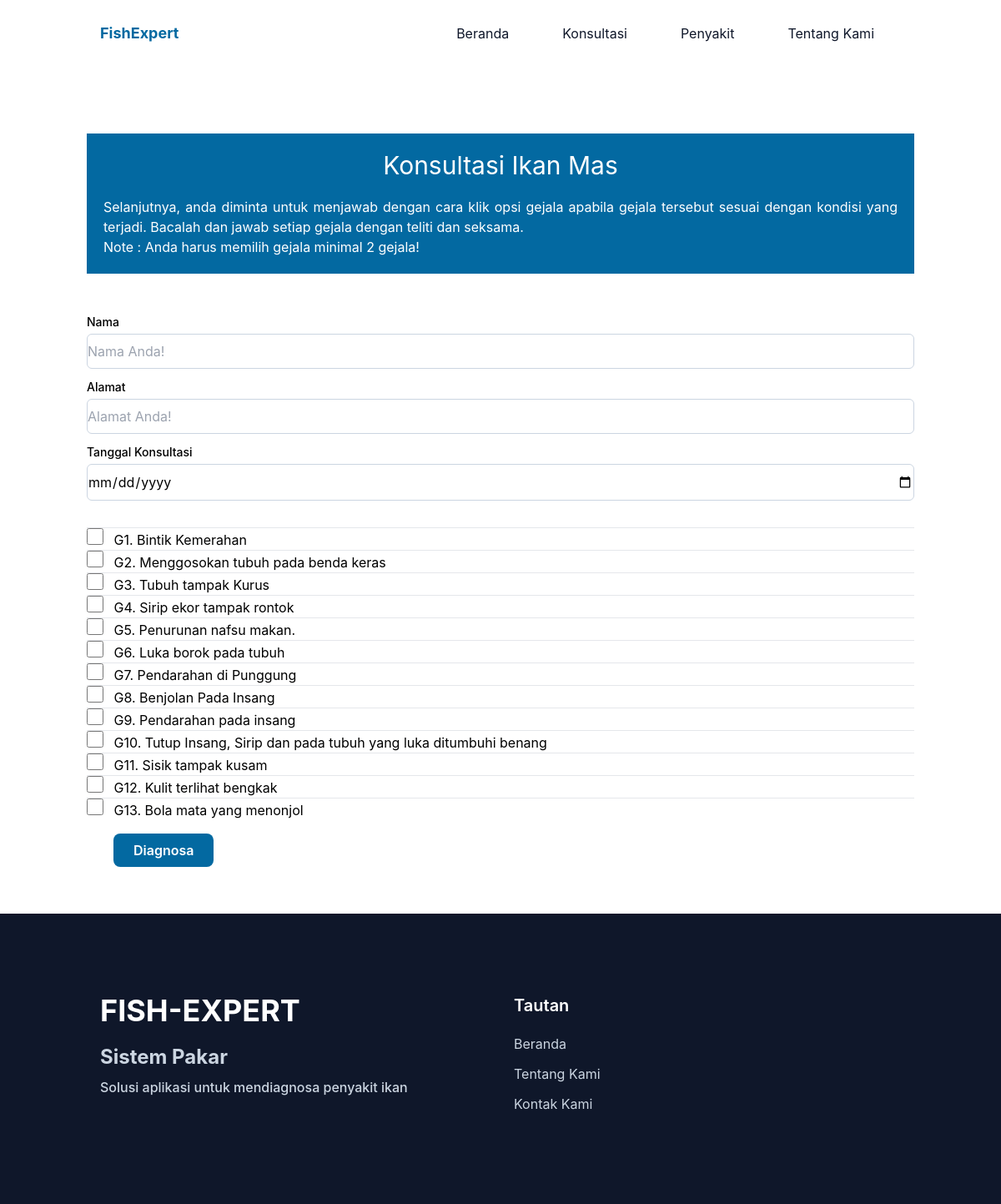
The page /konsultasi.php on the database its author committed.
### tables this page shows
CREATE TABLE `tb_gejala` (
  `id` int(11) NOT NULL,
  `kdgejala` varchar(3) DEFAULT NULL,
  `gejala` text DEFAULT NULL
);

### konsultasi.php (the view, shortened to what this page needs)
<!DOCTYPE html>
<html lang="en" class="scroll-smooth">
<head>
  <link href="dist/output.css" rel="stylesheet" />
</head>
<body>
  <header class="bg-transparent absolute top-0 left-0 w-full flex items-center z-10">
    <div class="container">
      <div class="flex items-center justify-between relative">
        <div class="px-4">
          <a href="./index.php" class="font-bold text-lg text-primary block py-6">FishExpert</a>
        </div>
        <div class="flex items-center px-4">
          <nav id="nav-menu" class="hidden absolute py-5 bg-white shadow-lg rounded-lg max-w-[250px] w-full right-4 top-full lg:block lg:static lg:bg-transparent lg:max-w-full lg:shadow-none lg:rounded-none">
            <ul class="block lg:flex">
              <li class="group">
                <a href="./index.php" class="text-base text-dark py-2 mx-8 flex group-hover:text-primary">Beranda</a>
              </li>
              <li class="group">
                <a href="./konsultasi.php" class="text-base text-dark py-2 mx-8 flex group-hover:text-primary">Konsultasi</a>
              </li>
              <li class="group">
                <a href="./penyakit.php" class="text-base text-dark py-2 mx-8 flex group-hover:text-primary">Penyakit</a>
              </li>
              <li class="group">
                <a href="./about.php" id="about" class="text-base text-dark py-2 mx-8 flex group-hover:text-primary">Tentang Kami</a>
              </li>
            </ul>
          </nav>
        </div>
      </div>
    </div>
  </header>
  <section class="pt-36 pb-10">
    <div class="container mx-auto p-4">
      <div class="p-5 h-auto bg-primary text-white mb-12">
        <h1 class="text-3xl mb-2 text-center">Konsultasi Ikan Mas</h1>
        <p class="text-base mt-5 text-justify">
          Selanjutnya, anda diminta untuk menjawab dengan cara klik opsi
          gejala apabila gejala tersebut sesuai dengan kondisi yang terjadi.
          Bacalah dan jawab setiap gejala dengan teliti dan seksama. <br />
          Note : Anda harus memilih gejala minimal 2 gejala!
        </p>
      </div>
      <?php
      $koneksi = mysqli_connect("localhost", "root", "", "dbpakar");
      ?>
      <form action="hasilkonsultasi.php" method="POST">
        <div class="mb-3">
          <label class="block">
            <span class="after:content-['*'] after:ml-0.5 after:text-red-500 block text-sm font-medium text-slate-700">
              Nama
            </span>
            <input type="text" name="nama" id="nama" class="mt-1 px-3 py-2 bg-white border shadow-sm border-slate-300 placeholder-slate-400 focus:outline-none focus:border-sky-500 focus:ring-sky-500 block w-full rounded-md sm:text-sm focus:ring-1" placeholder="Nama Anda!" required />
          </label>
        </div>
        <div class="mb-3">
          <label class="block">
            <span class="after:content-['*'] after:ml-0.5 after:text-red-500 block text-sm font-medium text-slate-700">
              Alamat
            </span>
            <input type="text" name="alamat" id="alamat" class="mt-1 px-3 py-2 bg-white border shadow-sm border-slate-300 placeholder-slate-400 focus:outline-none focus:border-sky-500 focus:ring-sky-500 block w-full rounded-md sm:text-sm focus:ring-1" placeholder="Alamat Anda!" required />
          </label>
        </div>
        <div class="mb-8">
          <label class="block">
            <span class="after:content-['*'] after:ml-0.5 after:text-red-500 block text-sm font-medium text-slate-700">
              Tanggal Konsultasi
            </span>
            <input type="date" name="tgl_konsul" id="tgl_konsul" class="mt-1 px-3 py-2 bg-white border shadow-sm border-slate-300 placeholder-slate-400 focus:outline-none focus:border-sky-500 focus:ring-sky-500 block w-full rounded-md sm:text-sm focus:ring-1" aria-describedby="Tanggal" required />
          </label>
        </div>
        <?php
        $sqli = "SELECT * FROM tb_gejala";
        $result = $koneksi->query($sqli);
        while ($row = $result->fetch_object()) {
          echo "<hr> ";
          echo "<label for='checkbox" . $row->id . "' style='cursor: pointer;'>";
          echo "<input style='cursor: pointer; width:20px;height:20px;' type='checkbox' id='checkbox" . $row->id . "' name='bukti[]' value='" . $row->id . "'";
          echo ">&ensp; " . $row->kdgejala . ". " . $row->gejala . "</label><br>";
        }
        ?>
        <div class="mt-4">
          <button class="text-base font-semibold text-white bg-primary py-2 px-6 mx-8 flex rounded-lg hover:shadow-lg hover:opacity-80 transition duration-300 ease-in-out sm:text-center" onclick="return validateForm();">
            <i class="bi bi-check-lg"></i> Diagnosa</button>
        </div>
      </form>
    </div>
  </section>
  <footer class="bg-dark pt-24 pb-12 mb-0">
    <div class="container">
      <div class="flex flex-wrap">
        <div class="w-full px-4 mb-12 text-slate-300 font-medium md:w-1/2">
          <h2 class="font-bold text-4xl text-white mb-5">FISH-EXPERT</h2>
          <h3 class="font-bold text-2xl mb-2">Sistem Pakar</h3>
          <p>Solusi aplikasi untuk mendiagnosa penyakit ikan</p>
        </div>
        <div class="w-full px-4 mb-12 md:w-1/2">
          <h3 class="font-semibold text-xl text-white mb-5">Tautan</h3>
          <ul class="text-slate-300">
            <li>
              <a href="" class="inline-block text-base hover:text-primary mb-3">Beranda</a>
            </li>
            <li>
              <a href="" class="inline-block text-base hover:text-primary mb-3">Tentang Kami</a>
            </li>
            <li>
              <a href="" class="inline-block text-base hover:text-primary mb-3">Kontak Kami</a>
            </li>
          </ul>
        </div>
      </div>
    </div>
  </footer>
</body>
</html>

### rows shown on the page
tb_gejala: kdgejala "G1", gejala "Bintik Kemerahan"
tb_gejala: kdgejala "G2", gejala "Menggosokan tubuh pada benda keras"
tb_gejala: kdgejala "G3", gejala "Tubuh tampak Kurus"
tb_gejala: kdgejala "G4", gejala "Sirip ekor tampak rontok"
tb_gejala: kdgejala "G5", gejala "Penurunan nafsu makan."
tb_gejala: kdgejala "G6", gejala "Luka borok pada tubuh"
tb_gejala: kdgejala "G7", gejala "Pendarahan di Punggung"
tb_gejala: kdgejala "G8", gejala "Benjolan Pada Insang"
tb_gejala: kdgejala "G9", gejala "Pendarahan pada insang"
tb_gejala: kdgejala "G10", gejala "Tutup Insang, Sirip dan pada tubuh yang luka ditumbuhi benang"
tb_gejala: kdgejala "G11", gejala "Sisik tampak kusam"
tb_gejala: kdgejala "G12", gejala "Kulit terlihat bengkak"
tb_gejala: kdgejala "G13", gejala "Bola mata yang menonjol"
